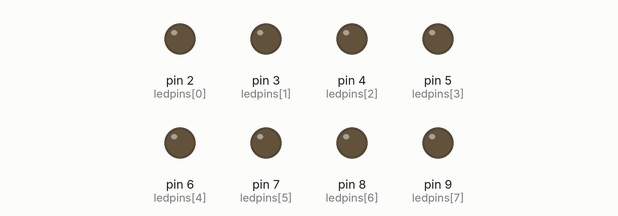
This sketch was run on a simulated Arduino Uno, built with avr-gcc and run on an emulated ATmega328P. Parts: output pins drawn as LEDs (lit = HIGH).

Above: at 0.1 s.
At 2.1 s:
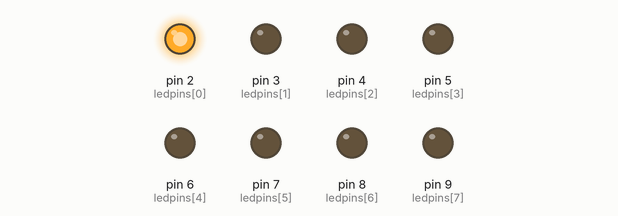
At 8.1 s:
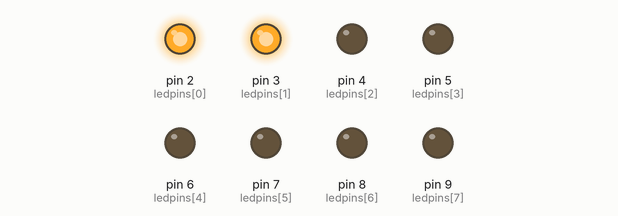
At 18.1 s:
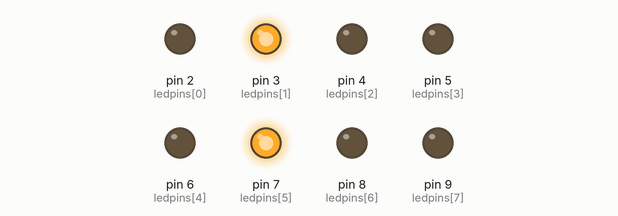
At 28.1 s:
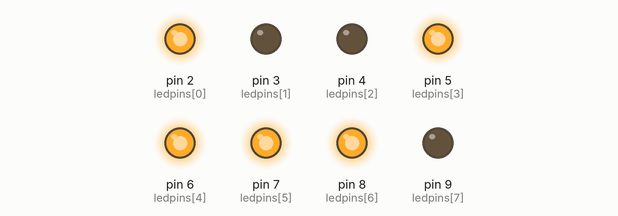
At 38.1 s:
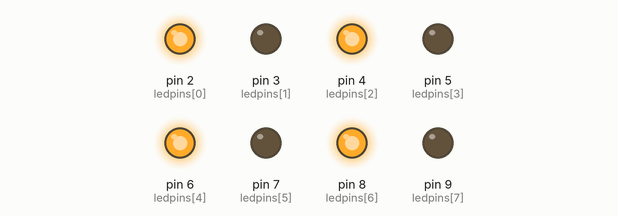
Timing chart, 0 to 39.6 s (numbered marks = the images above):
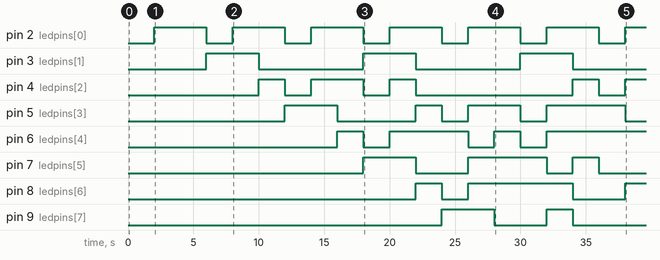

Measured:
- by itself, pin 2 (ledpins[0]): alternates HIGH for 4.0 s and LOW for 2.0 s
- by itself, pin 3 (ledpins[1]): alternates HIGH for 4.0 s and LOW for 8.0 s
- by itself, pin 4 (ledpins[2]): LOW → HIGH at 10.0 s, → LOW 2.0 s later, → HIGH 2.0 s later, → LOW 4.0 s later, … (9 changes in this stretch)
- by itself, pin 5 (ledpins[3]): LOW → HIGH at 12.0 s, → LOW 4.0 s later, → HIGH 6.0 s later, → LOW 2.0 s later, … (8 changes in this stretch)
- by itself, pin 6 (ledpins[4]): goes HIGH 2.0 s, LOW 2.0 s, HIGH 6.0 s, LOW 2.0 s, HIGH 2.0 s, LOW 2.0 s, then HIGH
- by itself, pin 7 (ledpins[5]): goes HIGH 4.0 s, LOW 4.0 s, HIGH 6.0 s, LOW 2.0 s, HIGH 2.0 s, then LOW
- by itself, pin 8 (ledpins[6]): goes HIGH 2.0 s, LOW 2.0 s, HIGH 8.0 s, LOW 4.0 s, then HIGH
- by itself, pin 9 (ledpins[7]): LOW → HIGH at 24.0 s, → LOW 4.0 s later, → HIGH 4.0 s later, → LOW 2.0 s later

The sketch:

sketch_sep6b.ino
```cpp
int ledpins[8] = {2, 3, 4, 5, 6, 7, 8, 9};

char fibonacci[256];

void setup() {
  for (int i = 0; i < 8; i++) {
    pinMode(ledpins[i], OUTPUT);
  }
}

void loop() {
  fibonacci[0] = 0; //index 0 is 0
  fibonacci[1] = 1; //index 1 is 1
  //^start dito magbase as previous num yung sa next value

  //start sa 2nd index which is 3rd value
  //0,1,1,2,3
  for (int i = 2; i < 256; i++) {
    fibonacci[i] = fibonacci[i - 1] + fibonacci[i - 2];
    if (fibonacci[i] > 255) {
      fibonacci[i] = 0; // Reset to 0
    }
  }

  for (int i = 0; i < 256; i++) {
    bin(fibonacci[i]);
    delay(2000);
  }
}

// binary on leds
void bin(char num) {
  for (int i = 0; i < 8; i++) {
    int bit = (num >> i) & 1; // bit
    digitalWrite(ledpins[i], bit);
  }
}
```
